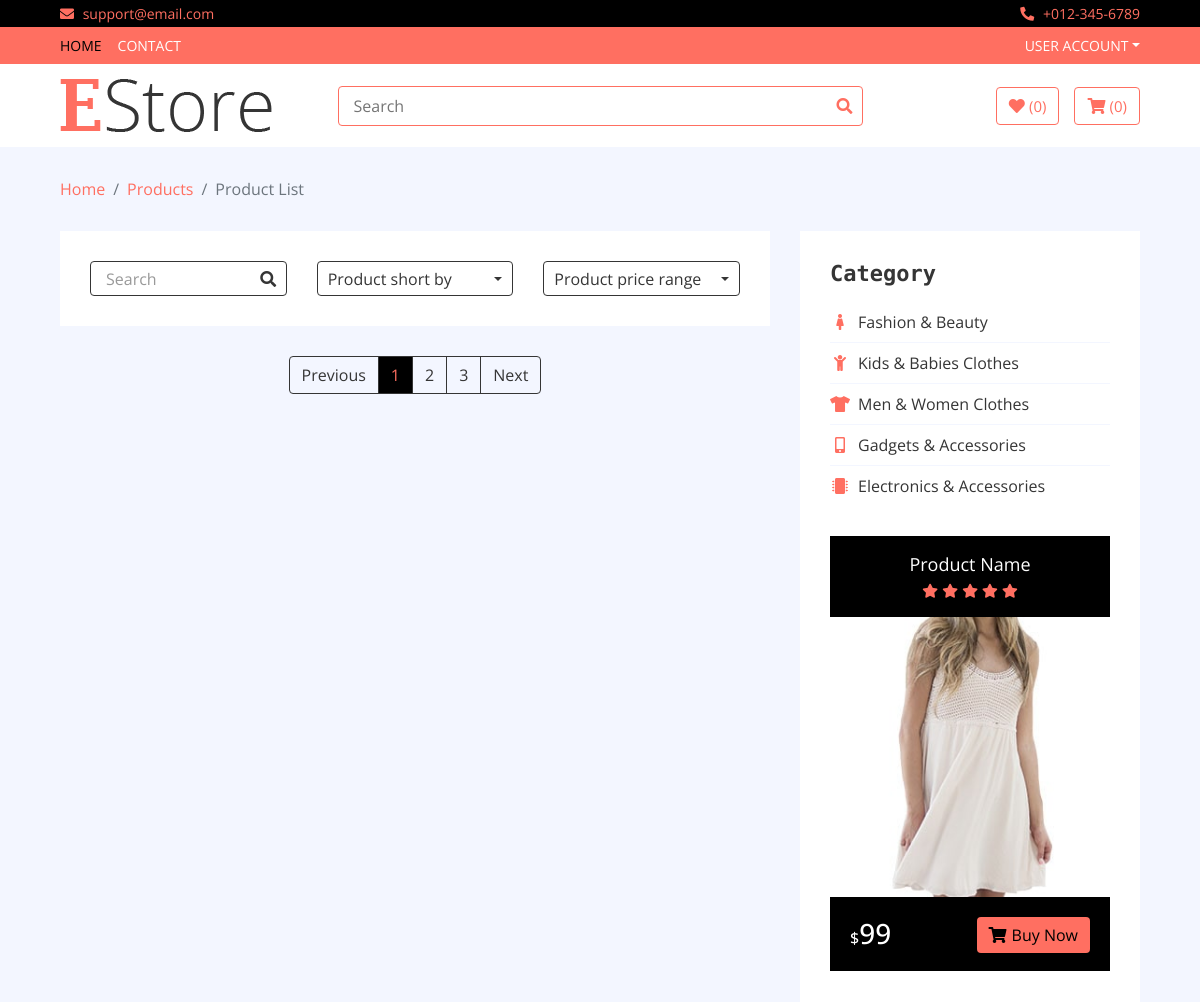
Before: /category/Electronics (upper part) with the older database file.
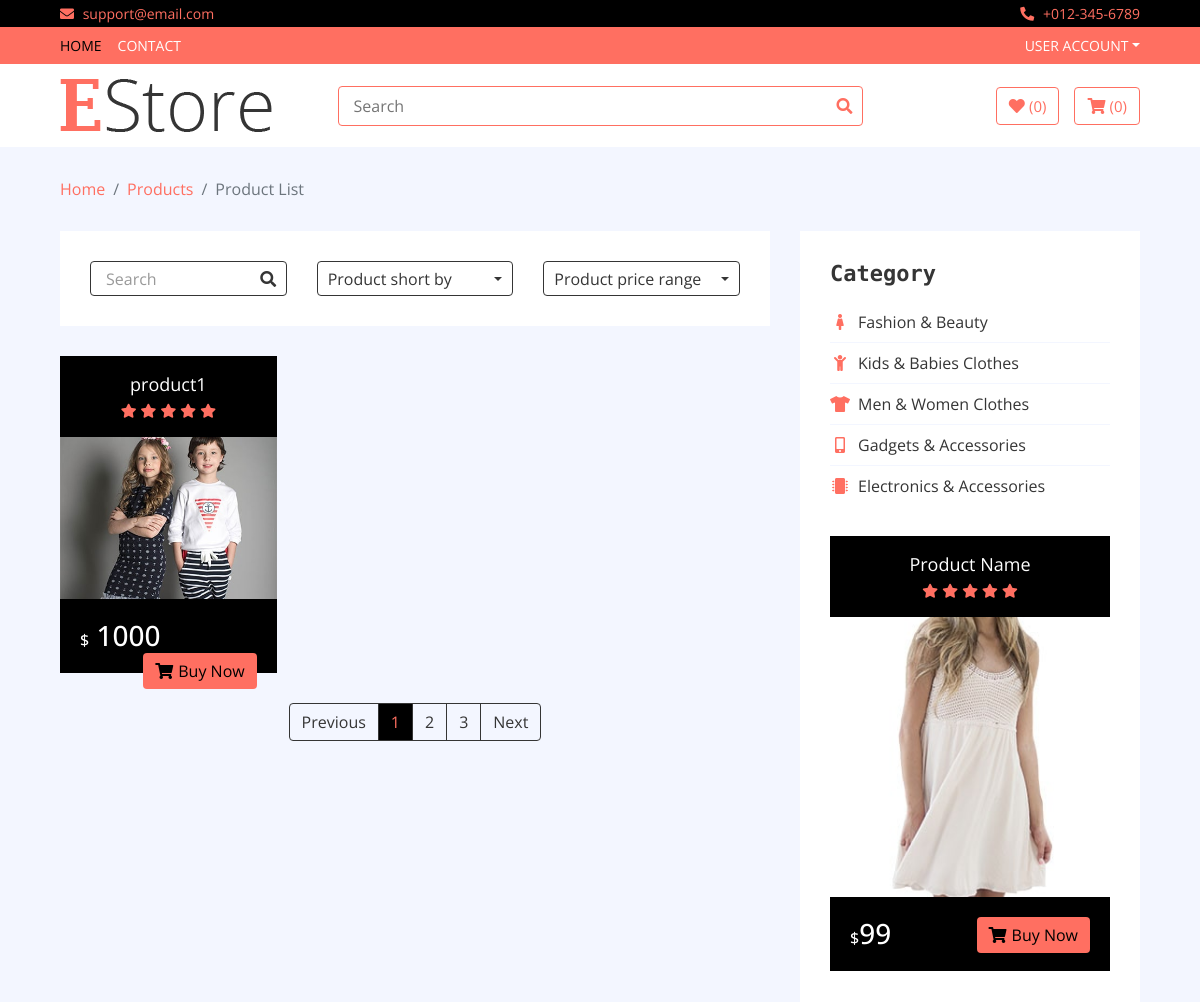
After: the same page with the newer database file.
### home/models.py (models this page shows, shortened)
class Product(models.Model):
	name = models.CharField(max_length = 400)
	slug = models.CharField(max_length = 500)
	image = models.ImageField(upload_to = 'media')
	price = models.IntegerField()
	discounted_price = models.IntegerField(default =0)
	category = models.ForeignKey(Category,on_delete= models.CASCADE)
	subcategory = models.ForeignKey(SubCategory,on_delete = models.CASCADE)
	brand = models.ForeignKey(Brand,on_delete = models.CASCADE,blank = True)
	stock = models.CharField(choices = STOCK,max_length = 20)
	labels = models.CharField(choices = LABELS,blank = True,max_length = 20)
	description = RichTextField(blank = True)
	specification = RichTextField(blank = True)

### home/views.py (the view)
# urls.py: path('category/<slug>', CategoryView.as_view(), name='category'),
class CategoryView(Base):
	def get(self,request,slug):
		self.context
		ids = Category.objects.get(slug =slug).id
		self.context['cat_products'] = Product.objects.filter(category_id = ids)
		return render(request,'category.html',self.context)

### templates/category.html (shortened to what this page needs)
{% extends 'base.html' %}
{% load static %}
{% block content %}
        <div class="breadcrumb-wrap">
            <div class="container-fluid">
                <ul class="breadcrumb">
                    <li class="breadcrumb-item"><a href="#">Home</a></li>
                    <li class="breadcrumb-item"><a href="#">Products</a></li>
                    <li class="breadcrumb-item active">Product List</li>
                </ul>
            </div>
        </div>
        <div class="product-view">
            <div class="container-fluid">
                <div class="row">
                    <div class="col-lg-8">
                        <div class="row">
                            <div class="col-md-12">
                                <div class="product-view-top">
                                    <div class="row">
                                        <div class="col-md-4">
                                            <div class="product-search">
                                                <input type="email" value="Search">
                                                <button><i class="fa fa-search"></i></button>
                                            </div>
                                        </div>
                                        <div class="col-md-4">
                                            <div class="product-short">
                                                <div class="dropdown">
                                                    <div class="dropdown-toggle" data-toggle="dropdown">Product short by</div>
                                                </div>
                                            </div>
                                        </div>
                                        <div class="col-md-4">
                                            <div class="product-price-range">
                                                <div class="dropdown">
                                                    <div class="dropdown-toggle" data-toggle="dropdown">Product price range</div>
                                                </div>
                                            </div>
                                        </div>
                                    </div>
                                </div>
                            </div>
                            {% for cat in cat_products %}
                            <div class="col-md-4">
                                <div class="product-item">
                                    <div class="product-title">
                                        <a href="#">{{cat.name}}</a>
                                        <div class="ratting">
                                            <i class="fa fa-star"></i>
                                            <i class="fa fa-star"></i>
                                            <i class="fa fa-star"></i>
                                            <i class="fa fa-star"></i>
                                            <i class="fa fa-star"></i>
                                        </div>
                                    </div>
                                    <div class="product-image">
                                        <a href="product-detail.html">
                                            <img src="{{cat.image.url}}" alt="Product Image">
                                        </a>
                                    </div>
                                    <div class="product-price">
                                        <h3><span>$</span>
                                    {% if cat.discounted_price > 0 %}
                                    {{cat.discounted_price}}
                                    {% else %}
                                    {{cat.price}}
                                    {% endif %}</h3>
                                        <a class="btn" href=""><i class="fa fa-shopping-cart"></i>Buy Now</a>
                                    </div>
                                </div>
                            </div>
                            {% endfor %}
                        </div>
                        <div class="col-md-12">
                            <nav aria-label="Page navigation example">
                                <ul class="pagination justify-content-center">
                                    <li class="page-item disabled">
                                        <a class="page-link" href="#" tabindex="-1">Previous</a>
                                    </li>
                                    <li class="page-item active"><a class="page-link" href="#">1</a></li>
                                    <li class="page-item"><a class="page-link" href="#">2</a></li>
                                    <li class="page-item"><a class="page-link" href="#">3</a></li>
                                    <li class="page-item">
                                        <a class="page-link" href="#">Next</a>
                                    </li>
                                </ul>
                            </nav>
                        </div>
                    </div>
                    <div class="col-lg-4 sidebar">
                        <div class="sidebar-widget category">
                            <h2 class="title">Category</h2>
                            <nav class="navbar bg-light">
                                <ul class="navbar-nav">
                                    <li class="nav-item">
                                        <a class="nav-link" href="#"><i class="fa fa-female"></i>Fashion & Beauty</a>
                                    </li>
                                    <li class="nav-item">
                                        <a class="nav-link" href="#"><i class="fa fa-child"></i>Kids & Babies Clothes</a>
                                    </li>
                                    <li class="nav-item">
                                        <a class="nav-link" href="#"><i class="fa fa-tshirt"></i>Men & Women Clothes</a>
                                    </li>
                                    <li class="nav-item">
                                        <a class="nav-link" href="#"><i class="fa fa-mobile-alt"></i>Gadgets & Accessories</a>
                                    </li>
                                    <li class="nav-item">
                                        <a class="nav-link" href="#"><i class="fa fa-microchip"></i>Electronics & Accessories</a>
                                    </li>
                                </ul>
                            </nav>
                        </div>
                        <div class="sidebar-widget widget-slider">
                            <div class="sidebar-slider normal-slider">
                                <div class="product-item">
                                    <div class="product-title">
                                        <a href="#">Product Name</a>
                                        <div class="ratting">
                                            <i class="fa fa-star"></i>
                                            <i class="fa fa-star"></i>
                                            <i class="fa fa-star"></i>
                                            <i class="fa fa-star"></i>
                                            <i class="fa fa-star"></i>
                                        </div>
                                    </div>
                                    <div class="product-image">
                                        <a href="product-detail.html">
                                            <img src="img/product-10.jpg" alt="Product Image">
                                        </a>
                                    </div>
                                    <div class="product-price">
                                        <h3><span>$</span>99</h3>
                                        <a class="btn" href=""><i class="fa fa-shopping-cart"></i>Buy Now</a>
                                    </div>
                                </div>
                            </div>
                        </div>
                    </div>
                </div>
            </div>
        </div>
        {% endblock %}

### templates/base.html (shortened to what this page needs)
<!DOCTYPE html>
{% load static %}
<html lang="en">
    <head>
        <link href="https://stackpath.bootstrapcdn.com/bootstrap/4.4.1/css/bootstrap.min.css" rel="stylesheet">
        <link href="https://cdnjs.cloudflare.com/ajax/libs/font-awesome/5.10.0/css/all.min.css" rel="stylesheet">
        <link href="{% static 'lib/slick/slick.css' %}" rel="stylesheet">
        <link href="{% static 'lib/slick/slick-theme.css' %}" rel="stylesheet">
        <link href="{% static 'css/style.css' %}" rel="stylesheet">
    </head>
    <body>
        <div class="top-bar">
            <div class="container-fluid">
                <div class="row">
                    <div class="col-sm-6">
                        <i class="fa fa-envelope"></i>
                        support@email.com
                    </div>
                    <div class="col-sm-6">
                        <i class="fa fa-phone-alt"></i>
                        +012-345-6789
                    </div>
                </div>
            </div>
        </div>
        <div class="nav">
            <div class="container-fluid">
                <nav class="navbar navbar-expand-md bg-dark navbar-dark">
                    <div class="collapse navbar-collapse justify-content-between" id="navbarCollapse">
                        <div class="navbar-nav mr-auto">
                            <a href="index.html" class="nav-item nav-link active">Home</a>
                            <a href="product-list.html" class="nav-item nav-link">Contact</a>
                        </div>
                        {% if user.is_authenticated %}
                        <div class="navbar-nav ml-auto">
                            <div class="nav-item dropdown">
                                <a href="#" class="nav-link dropdown-toggle" data-toggle="dropdown">{{user.username}}</a>
                                <div class="dropdown-menu">
                                    <a href="/accounts/logout" class="dropdown-item">Logout</a>
                                </div>
                            </div>
                        </div>
                        {% else %}
                         <div class="navbar-nav ml-auto">
                            <div class="nav-item dropdown">
                                <a href="#" class="nav-link dropdown-toggle" data-toggle="dropdown">User Account</a>
                            </div>
                        </div>
                        {% endif %}
                    </div>
                </nav>
            </div>
        </div>
        <div class="bottom-bar">
            <div class="container-fluid">
                <div class="row align-items-center">
                    <div class="col-md-3">
                        <div class="logo">
                            <a href="index.html">
                                <img src="img/logo.png" alt="Logo">
                            </a>
                        </div>
                    </div>
                    <div class="col-md-6">
                        <div class="search">
                            <form action = '/search' method = 'GET'>
                            <input name = 'query' type="text" placeholder="Search">
                            <button type = 'submit' ><i class="fa fa-search"></i></button>
                            </form>
                        </div>
                    </div>
                    <div class="col-md-3">
                        <div class="user">
                            <a href="wishlist.html" class="btn wishlist">
                                <i class="fa fa-heart"></i>
                                <span>(0)</span>
                            </a>
                            <a href="cart.html" class="btn cart">
                                <i class="fa fa-shopping-cart"></i>
                                <span>(0)</span>
                            </a>
                        </div>
                    </div>
                </div>
            </div>
        </div>
        {% block content %}
        {% endblock %}
    </body>
</html>

Changed rows visible on the page:
added Product: name "product1", image (picture), price "1000"
